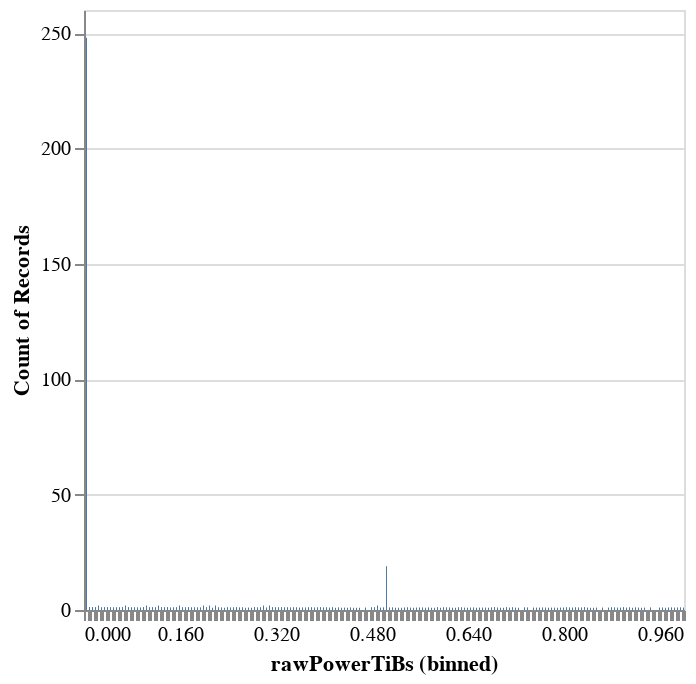

The notebook cell saved with this chart:
### Code cell
alt.Chart(storage_providers[storage_providers["rawPowerTiBs"] < 1]).mark_bar().encode(
    alt.X("rawPowerTiBs", bin=alt.Bin(maxbins=200)),
    y="count()",
    tooltip=["count()", "rawPowerTiBs"],
).properties(width="container")

### Figure 1 — Vega-Lite specification as saved in the notebook (floating-point values rounded to 4 significant figures; data arrays with more than 128 entries replaced by an {"elided": "..."} marker saying what was removed)
{"config": {"view": {"continuousWidth": 300, "continuousHeight": 300}}, "data": {"name": "data-186b1a7aa9afc73190bbdef5a7d335ad"}, "mark": {"type": "bar"}, "encoding": {"tooltip": [{"aggregate": "count", "type": "quantitative"}, {"field": "rawPowerTiBs", "type": "quantitative"}], "x": {"bin": {"maxbins": 200}, "field": "rawPowerTiBs", "type": "quantitative"}, "y": {"aggregate": "count", "type": "quantitative"}}, "width": "container", "$schema": "https://vega.github.io/schema/vega-lite/v5.8.0.json", "datasets": {"data-186b1a7aa9afc73190bbdef5a7d335ad": {"elided": "1121 records"}}}
